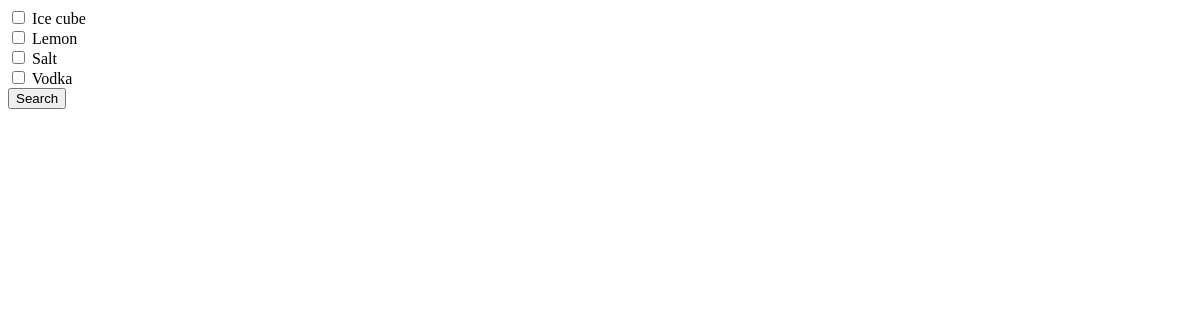
The app's page /, older data.
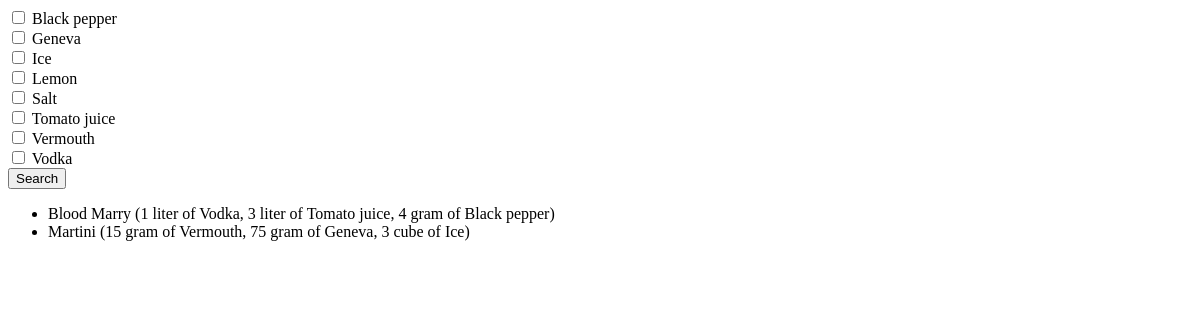
The same page, newer data.
### hello_django_app/models.py (models this page shows, shortened)
class Ingredient(models.Model):
    title = models.CharField(max_length=256)
    def __str__(self):
        return self.title
    pass

class Recipe(models.Model):
    title = models.CharField(max_length=512)
    description = models.TextField()
    image = models.ImageField(upload_to='recipe', null=True, blank=True)
    pass

class Proportion(models.Model):
    ingredient = models.ForeignKey(Ingredient)
    measure = models.ForeignKey(Measure)
    value = models.PositiveIntegerField()
    recipe = models.ForeignKey(to=Recipe, related_name="proportions", null=False)
    def __str__(self):
        return '%d %s of %s' % (self.value, self.measure, self.ingredient)
    pass

class Measure(models.Model):
    title = models.CharField(max_length=256)
    def __str__(self):
        return self.title
    pass

### hello_django_app/views.py (the view)
# urls.py: url(r'^$', views.index, name='index'),
def index(request):
    selected = list(map(int, request.GET.getlist('ingredient[]', [])))
    ingredients_list = Ingredient.objects.order_by('title')
    recipes_list = Recipe.objects.order_by('title') \
    context = {
        'selected_ingredients': selected,
        'ingredients_list': ingredients_list,
        'recipes_list': recipes_list,
    }
    return render(request, 'index.html', context)

### hello_django_app/templates/index.html (shortened to what this page needs)
{% extends 'base.html' %}
{% block page_content %}
    <form>
        {% for ingredient in ingredients_list %}
            <div>
                <input id="ingredient_{{ ingredient.id }}" type="checkbox"
                       name="ingredient[]"
                       value="{{ ingredient.id }}"
                        />
                <label for="ingredient_{{ ingredient.id }}">
                    {{ ingredient.title }}
                </label>
            </div>
        {% endfor %}
        <button type="submit">Search</button>
    </form>
    <ul>
        {% for recipe in recipes_list %}
            <li>
                {{ recipe.title }} ({{ recipe.proportions.all|join:", " }})
            </li>
        {% endfor %}
    </ul>
{% endblock page_content %}

### hello_django_app/templates/base.html (shortened to what this page needs)
<!DOCTYPE html>
<html>
<head lang="en">
</head>
<body>
<div>
    {% block page_content %}
    {% endblock page_content %}
</div>
</body>
</html>

Row changes from the older to the newer data that the page shows:
added Ingredient: title "Black pepper"
added Ingredient: title "Geneva"
changed Ingredient: title "Ice cube" → "Ice"
added Ingredient: title "Tomato juice"
added Ingredient: title "Vermouth"
added Recipe: title "Blood Marry", proportions.all "1 liter of Vodka, 3 liter of Tomato juice, 4 gram of Black pepper"
added Recipe: title "Martini", proportions.all "15 gram of Vermouth, 75 gram of Geneva, 3 cube of Ice"
